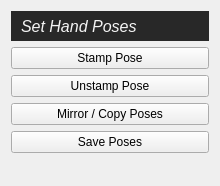
<?xml version="1.0" encoding="UTF-8"?>
<ui version="4.0">
 <class>handPoseUI</class>
 <widget class="QWidget" name="handPoseUI">
  <property name="geometry">
   <rect>
    <x>0</x>
    <y>0</y>
    <width>220</width>
    <height>186</height>
   </rect>
  </property>
  <property name="windowTitle">
   <string>Hand Pose Util</string>
  </property>
  <layout class="QVBoxLayout" name="verticalLayout">
   <item>
    <widget class="QLabel" name="label">
     <property name="minimumSize">
      <size>
       <width>40</width>
       <height>30</height>
      </size>
     </property>
     <property name="maximumSize">
      <size>
       <width>16777215</width>
       <height>30</height>
      </size>
     </property>
     <property name="font">
      <font>
       <pointsize>12</pointsize>
       <italic>true</italic>
      </font>
     </property>
     <property name="styleSheet">
      <string notr="true">color: rgb(244, 244, 244);
background-color: rgb(40, 40,40);</string>
     </property>
     <property name="text">
      <string>Set Hand Poses</string>
     </property>
     <property name="indent">
      <number>10</number>
     </property>
    </widget>
   </item>
   <item>
    <widget class="QPushButton" name="stamp_btn">
     <property name="text">
      <string>Stamp Pose</string>
     </property>
    </widget>
   </item>
   <item>
    <widget class="QPushButton" name="unstamp_btn">
     <property name="text">
      <string>Unstamp Pose</string>
     </property>
    </widget>
   </item>
   <item>
    <widget class="QPushButton" name="mirror_btn">
     <property name="text">
      <string>Mirror / Copy Poses</string>
     </property>
    </widget>
   </item>
   <item>
    <widget class="QPushButton" name="save_btn">
     <property name="text">
      <string>Save Poses</string>
     </property>
    </widget>
   </item>
   <item>
    <spacer name="verticalSpacer">
     <property name="orientation">
      <enum>Qt::Vertical</enum>
     </property>
     <property name="sizeHint" stdset="0">
      <size>
       <width>20</width>
       <height>40</height>
      </size>
     </property>
    </spacer>
   </item>
  </layout>
 </widget>
 <resources/>
 <connections/>
</ui>
